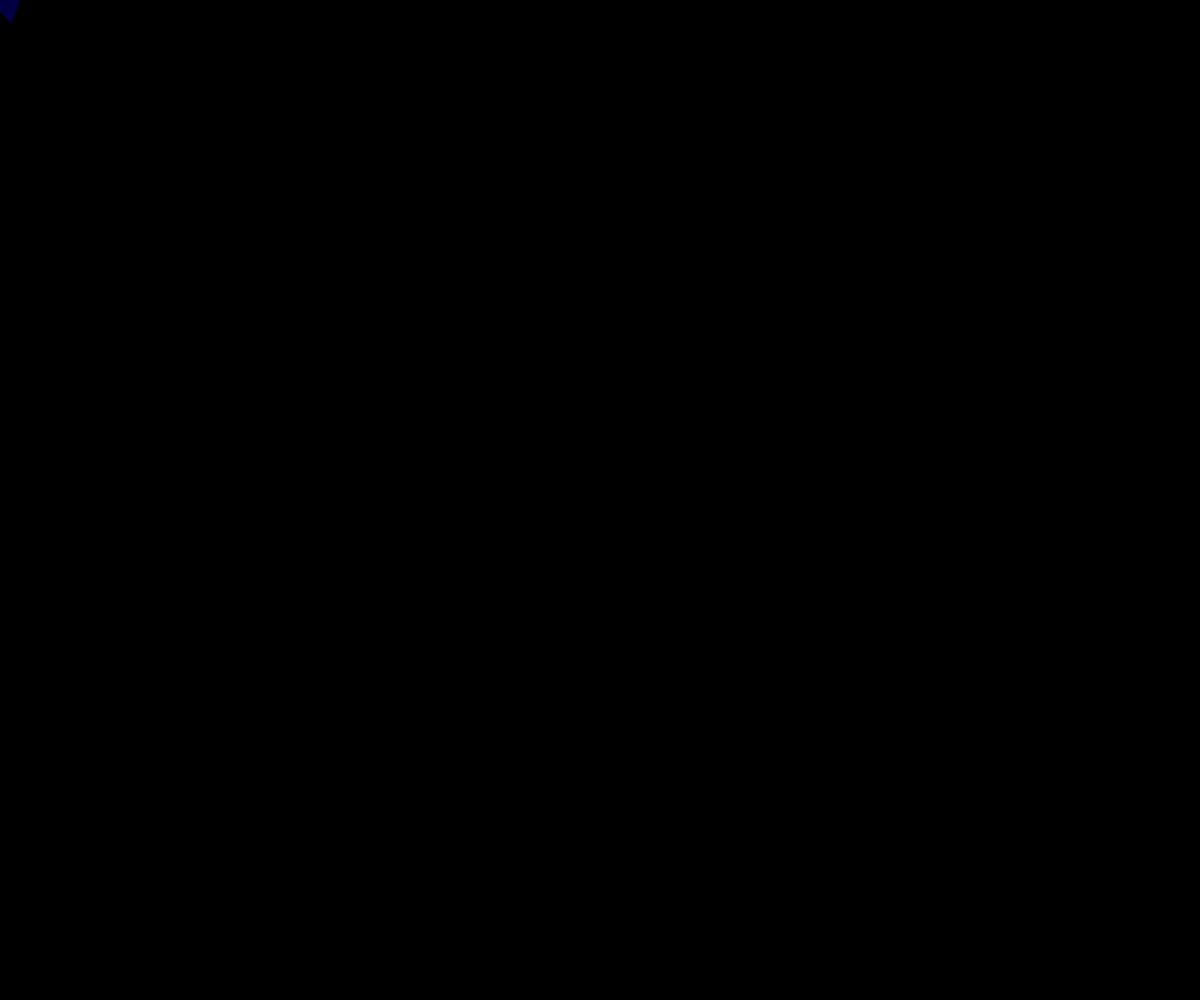
Frame 1 (no input)
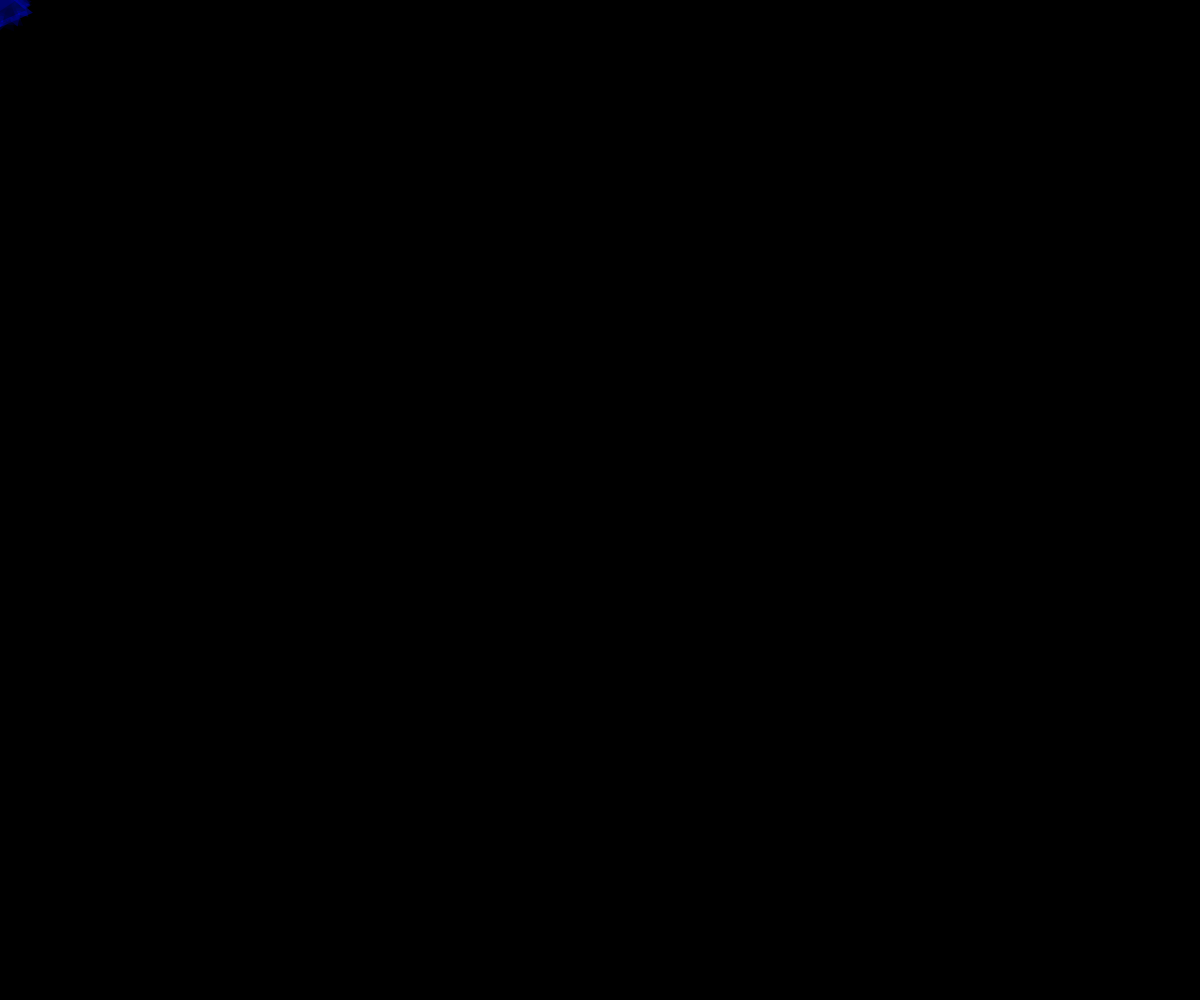
Frame 60 (no input)
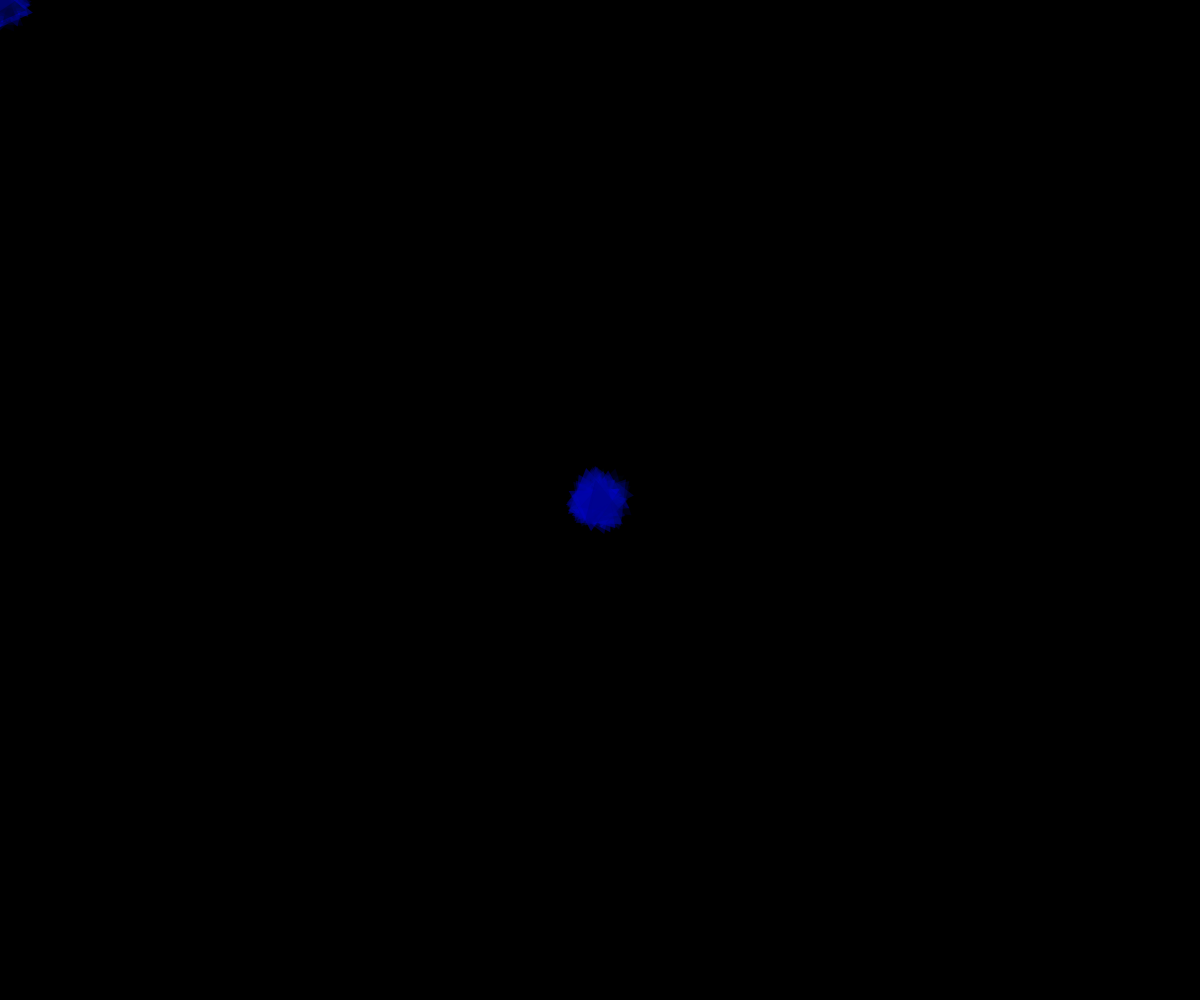
Frame 120 (the mouse pressed at the canvas centre since frame 60)

The p5.js sketch that drew these frames (run headless with seeded random() and noise() and a simulated clock; from frame 60 on, the mouse is pressed at the canvas centre):

// p5.js sketch
// ── sketch.js
function setup() {
  createCanvas(windowWidth, windowHeight);
  noStroke();
  background(0);
  angleMode(RADIANS); //makes sure that it uses radians for rotation instead of degrees (radians are another way to measure angles)
}

function draw() {
  //add background(0,30) js in case its supposed to be like those ghost trails and di nagststay ung trails
  fill(random(0), random(10), random(255), 90); //random colors and last number is the transparency
  let triangleobj = random (30,50); //random size of triangle
  let angle = random(TWO_PI); //picks a random angle in radians so that it can rotate in any direction
  translate (mouseX, mouseY); //follows the cursor
  rotate(angle); //rotates the triangle by the angle in which I've added
  
  let x1 = -triangleobj / 2; //the placements/coordinates for the triangle on the cursor
  let y1 = triangleobj / 2;
  
  let x2 = triangleobj / 2;
  let y2 = triangleobj / 2;
  
  let x3 = 0;
  let y3 = -triangleobj / 2;
  
  triangle(x1,y1,x2,y2,x3,y3); //calls out the triangle and uses the functions "let"
  
  
  //NOTE: PI = 180, PI/2 = 90, TWO_PI = 360
}
